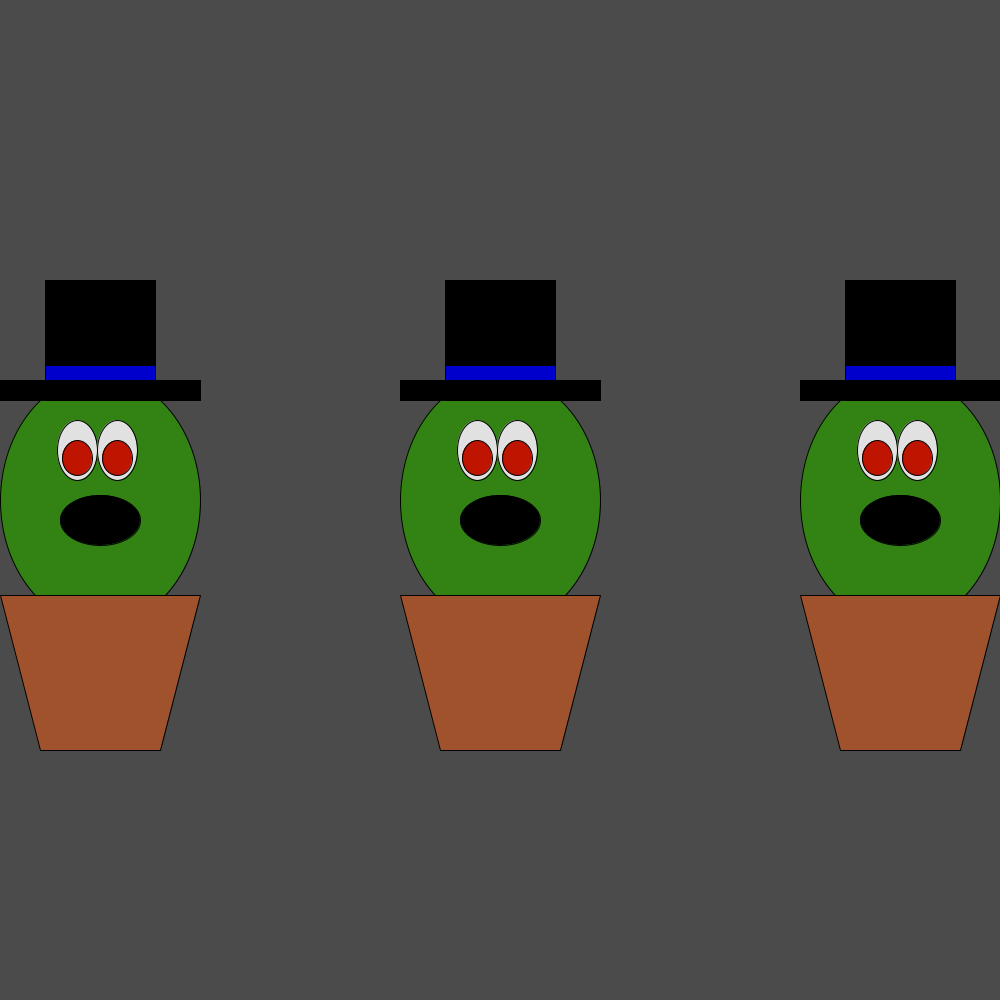
Frame 1 (no input)
Frame 60 (the mouse pressed at the canvas centre just before this capture): identical to frame 1, image omitted
Frame 120 (the mouse held since frame 60 and released just before this capture): identical to frame 1, image omitted

The Processing sketch that drew this single still picture (run headless with seeded random() and noise(); from frame 60 on, the mouse is pressed at the canvas centre):

// Processing sketch: processing_136586
// ── processing_136586.pde

// This Sketch Code creates a two-d plant charcter

//The Size of the sketch and background color

void setup(){
  size(1000,1000);

}

void draw() {
  background(75);
  drawWayne(-200,200);
  drawWayne(200,200);
  drawWayne(600,200);

}



  void drawWayne(int x,int y){
 pushMatrix();
translate(x,y);
  //Body and fill(green)
  fill(50,130,20);
  ellipse( 300,300,200,250);
  noFill();
  
  //Mouth and fill(black)
  fill(0,0,0);
  ellipse(300,320,80,50);
  noFill();
  
  //Eyes and fill(white)
  fill(225,225,225);
  ellipse(277,250,40,60);
  ellipse(317,250,40,60);
  noFill();
  
  //Pupils and fill(red)
  fill(190,20,0);
  ellipse(277,258,30,35);
  ellipse(317,258,30,35);
  noFill();
  
  //pot and fill(brown)
  fill( 160,82,45);
  quad(200,395,400,395,360, 550,240,550);
  noFill();
  
  //Hat and fill (black)
  fill(0,0,0);
  rect(245,80,110,120);
  rect(200,180,200,20);
  noFill();
  
  //Stripe and fill(red)
  fill(0,0,205);
  rect(245,165,110,15);
  noFill();
 popMatrix();
  
}
